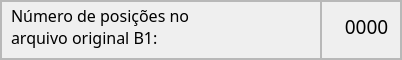
                         <widget class="QFrame" name="frame_54">
                          <property name="minimumSize">
                           <size>
                            <width>0</width>
                            <height>60</height>
                           </size>
                          </property>
                          <property name="maximumSize">
                           <size>
                            <width>16777215</width>
                            <height>60</height>
                           </size>
                          </property>
                          <property name="frameShape">
                           <enum>QFrame::StyledPanel</enum>
                          </property>
                          <property name="frameShadow">
                           <enum>QFrame::Raised</enum>
                          </property>
                          <layout class="QHBoxLayout" name="horizontalLayout_12">
                           <property name="spacing">
                            <number>0</number>
                           </property>
                           <property name="leftMargin">
                            <number>0</number>
                           </property>
                           <property name="topMargin">
                            <number>0</number>
                           </property>
                           <property name="rightMargin">
                            <number>0</number>
                           </property>
                           <property name="bottomMargin">
                            <number>0</number>
                           </property>
                           <item>
                            <widget class="QFrame" name="frame_55">
                             <property name="sizePolicy">
                              <sizepolicy hsizetype="Preferred" vsizetype="Preferred">
                               <horstretch>0</horstretch>
                               <verstretch>0</verstretch>
                              </sizepolicy>
                             </property>
                             <property name="minimumSize">
                              <size>
                               <width>320</width>
                               <height>0</height>
                              </size>
                             </property>
                             <property name="frameShape">
                              <enum>QFrame::StyledPanel</enum>
                             </property>
                             <property name="frameShadow">
                              <enum>QFrame::Raised</enum>
                             </property>
                             <widget class="QLabel" name="label_22">
                              <property name="geometry">
                               <rect>
                                <x>10</x>
                                <y>0</y>
                                <width>311</width>
                                <height>51</height>
                               </rect>
                              </property>
                              <property name="sizePolicy">
                               <sizepolicy hsizetype="Preferred" vsizetype="Preferred">
                                <horstretch>0</horstretch>
                                <verstretch>0</verstretch>
                               </sizepolicy>
                              </property>
                              <property name="font">
                               <font>
                                <family>Equinox Bold</family>
                                <pointsize>12</pointsize>
                               </font>
                              </property>
                              <property name="text">
                               <string>Número de posições no
arquivo original B1:</string>
                              </property>
                             </widget>
                            </widget>
                           </item>
                           <item>
                            <widget class="QFrame" name="frame_56">
                             <property name="minimumSize">
                              <size>
                               <width>80</width>
                               <height>0</height>
                              </size>
                             </property>
                             <property name="frameShape">
                              <enum>QFrame::StyledPanel</enum>
                             </property>
                             <property name="frameShadow">
                              <enum>QFrame::Raised</enum>
                             </property>
                             <widget class="QLabel" name="lbl_num_pos_orig_b1">
                              <property name="geometry">
                               <rect>
                                <x>0</x>
                                <y>0</y>
                                <width>91</width>
                                <height>51</height>
                               </rect>
                              </property>
                              <property name="font">
                               <font>
                                <family>Equinox Bold</family>
                                <pointsize>14</pointsize>
                               </font>
                              </property>
                              <property name="text">
                               <string>0000</string>
                              </property>
                              <property name="alignment">
                               <set>Qt::AlignCenter</set>
                              </property>
                             </widget>
                            </widget>
                           </item>
                          </layout>
                         </widget>
